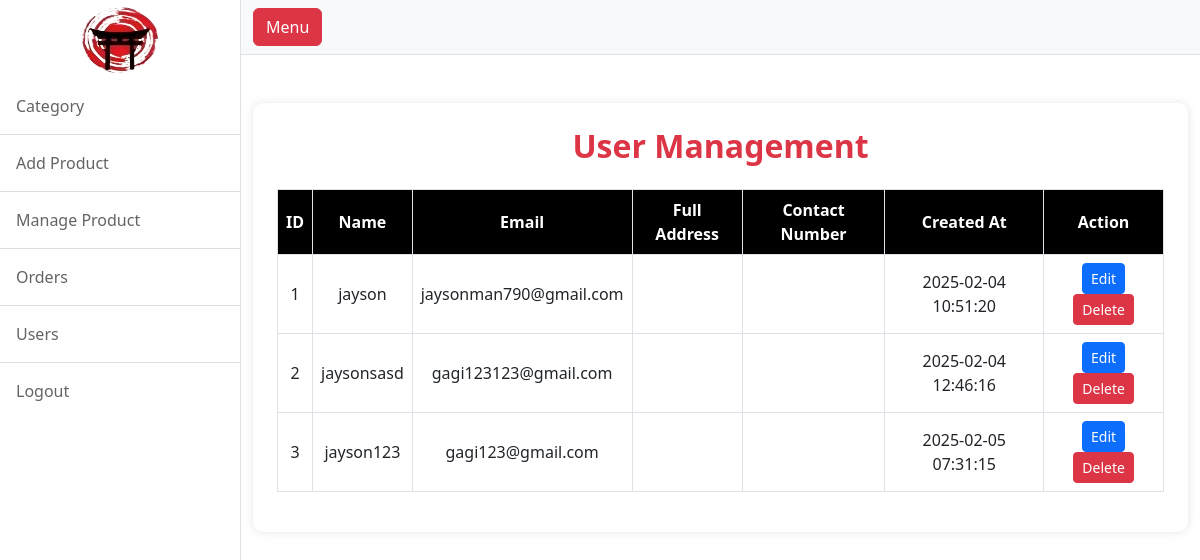
Page /admin/users.php (signed in) on the committed database.
### tables this page shows
CREATE TABLE `users` (
  `user_id` int(11) NOT NULL,
  `user_name` varchar(255) NOT NULL,
  `user_email` varchar(255) NOT NULL,
  `user_password` varchar(255) NOT NULL,
  `created_at` timestamp NOT NULL DEFAULT current_timestamp(),
  `full_address` varchar(255) NOT NULL,
  `contact_number` varchar(20) NOT NULL
);

### admin/users.php (the view, shortened to what this page needs)
<?php
$conn = new mysqli("localhost", "root", "", "japan_surplus");
$result = $conn->query("SELECT * FROM users");
?>
<!DOCTYPE html>
<html lang="en">
<head>
    <link href="upload/css/styles.css" rel="stylesheet" />
</head>
<body>
    <div class="d-flex" id="wrapper">
        <?php
        include "upload/navigation.php";
        ?>
        <div id="page-content-wrapper">
            <?php
            include "upload/header.php";
            ?>
            <div class="container mt-5">
    <div class="crm-table p-4">
        <h2 class="text-danger mb-4 fw-bold text-center">User Management</h2>
        <table class="table table-bordered table-hover">
            <thead style="
    background-color: black;
">
                <tr>
                    <th>ID</th>
                    <th>Name</th>
                    <th>Email</th>
                    <th>Full Address</th>
                    <th>Contact Number</th>
                    <th>Created At</th>
                    <th>Action</th>
                </tr>
            </thead>
            <tbody>
                <?php while ($row = $result->fetch_assoc()): ?>
                    <tr>
                        <td><?php echo $row['user_id']; ?></td>
                        <td><?php echo $row['user_name']; ?></td>
                        <td><?php echo $row['user_email']; ?></td>
                        <td><?php echo $row['full_address']; ?></td>
                        <td><?php echo $row['contact_number']; ?></td>
                        <td><?php echo $row['created_at']; ?></td>
                        <td>
                            <a href="edit_user.php?id=<?php echo $row['user_id']; ?>" class="btn btn-primary btn-sm">Edit</a>
                            <a href="delete_user.php?id=<?php echo $row['user_id']; ?>" class="btn btn-danger btn-sm" onclick="return confirm('Are you sure?');">Delete</a>
                        </td>
                    </tr>
                <?php endwhile; ?>
            </tbody>
        </table>
    </div>
</div>
        </div>
    </div>
</body>
</html>

### admin/users.php (style rules this page uses)
body { background-color: #f8f9fa; }
.crm-table { background: #fff; border-radius: 10px; padding: 20px; box-shadow: 0px 0px 10px rgba(0, 0, 0, 0.1); }
.table th { background-color: #dc3545; color: white; }
.table td, .table th { vertical-align: middle; text-align: center; }
.btn-danger { background-color: #dc3545; border: none; }
.btn-primary { background-color: #007bff; border: none; }

### rows in the picture
users: user_id "1", user_name "jayson", user_email "jaysonman790@gmail.com", created_at "2025-02-04 10:51:20"
users: user_id "2", user_name "jaysonsasd", user_email "gagi123123@gmail.com", created_at "2025-02-04 12:46:16"
users: user_id "3", user_name "jayson123", user_email "gagi123@gmail.com", created_at "2025-02-05 07:31:15"
